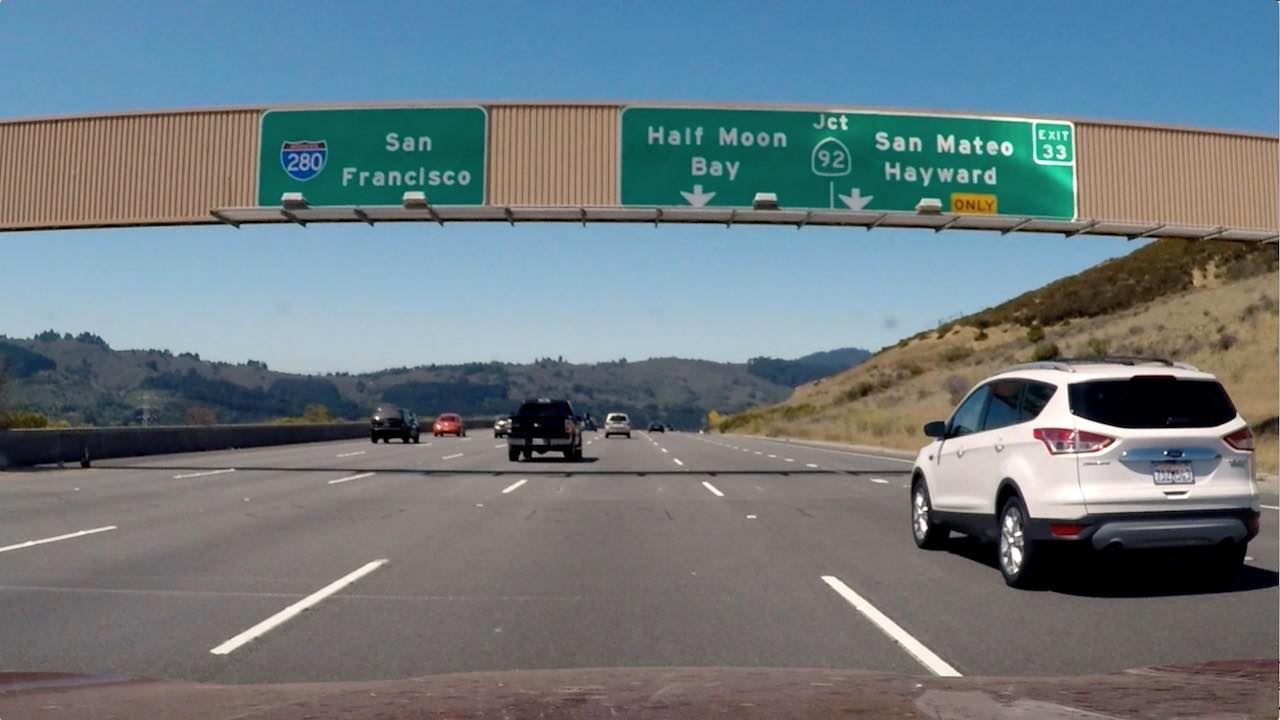
#> input picture signs_vehicles_xygrad.png, 1280 x 720 px
$ python gradient_magnitude.py   (older library calls are emulated)
#> lines starting #> are read from the running program, lines starting #| are printed output that depends on the picture; after the words box and inside, x2 and y2 are one past the last pixel; in counts of white or black regions, pixels touching at a corner belong together
import numpy as np
import cv2
import matplotlib.pyplot as plt
import matplotlib.image as mpimg
import pickle

# Read in an image
image = mpimg.imread('signs_vehicles_xygrad.png')
#> image is the input picture: shape (720, 1280, 3) float32; mean R, G, B 0.428, 0.477, 0.5

# Define a function that applies Sobel x and y,
# then computes the magnitude of the gradient
# and applies a threshold
def mag_thresh(img, sobel_kernel=3, mag_thresh=(0, 255)):
    # Apply the following steps to img
    # 1) Convert to grayscale
    # 2) Take the gradient in x and y separately
    # 3) Calculate the magnitude
    # 4) Scale to 8-bit (0 - 255) and convert to type = np.uint8
    # 5) Create a binary mask where mag thresholds are met
    # 6) Return this mask as your binary_output image

#> called with sobel_kernel = 9, mag_thresh = (30, 100)
    gray = cv2.cvtColor(img, cv2.COLOR_RGB2GRAY)
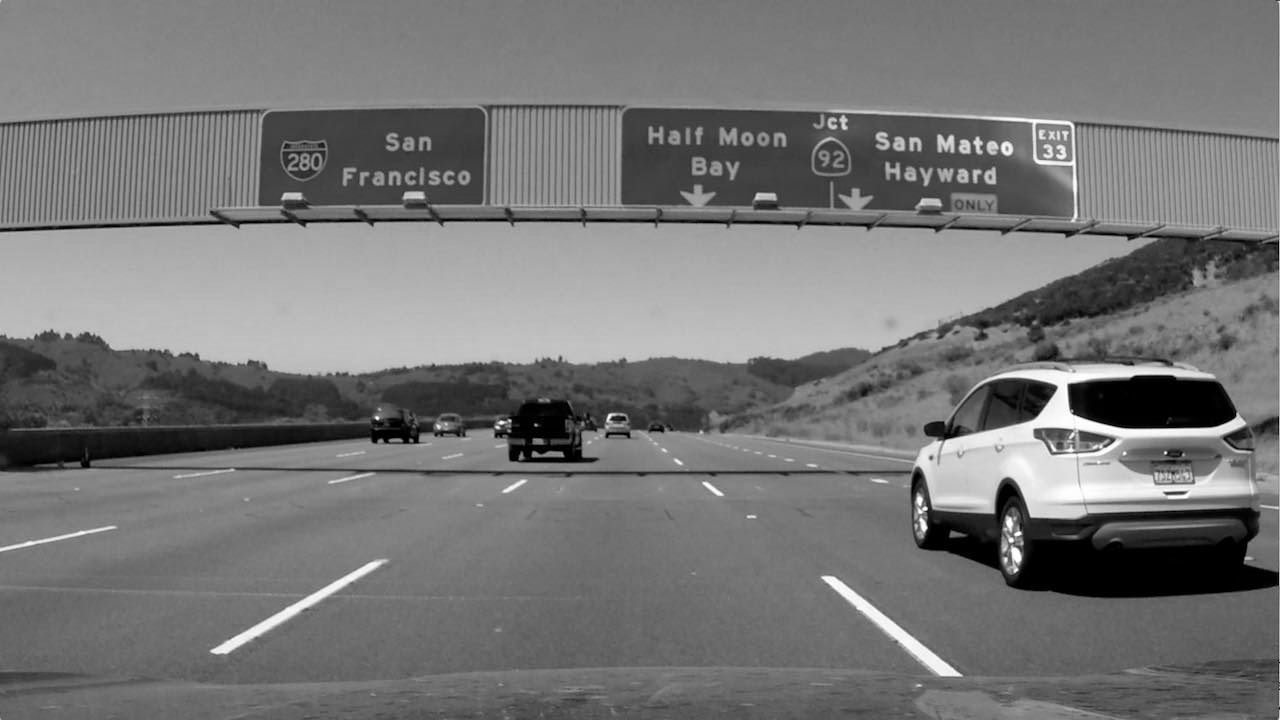
#> gray: shape (720, 1280) float32; min 0, max 0.999, mean 0.465
    sobelx = cv2.Sobel(gray,cv2.CV_64F, 1,0, ksize=sobel_kernel)
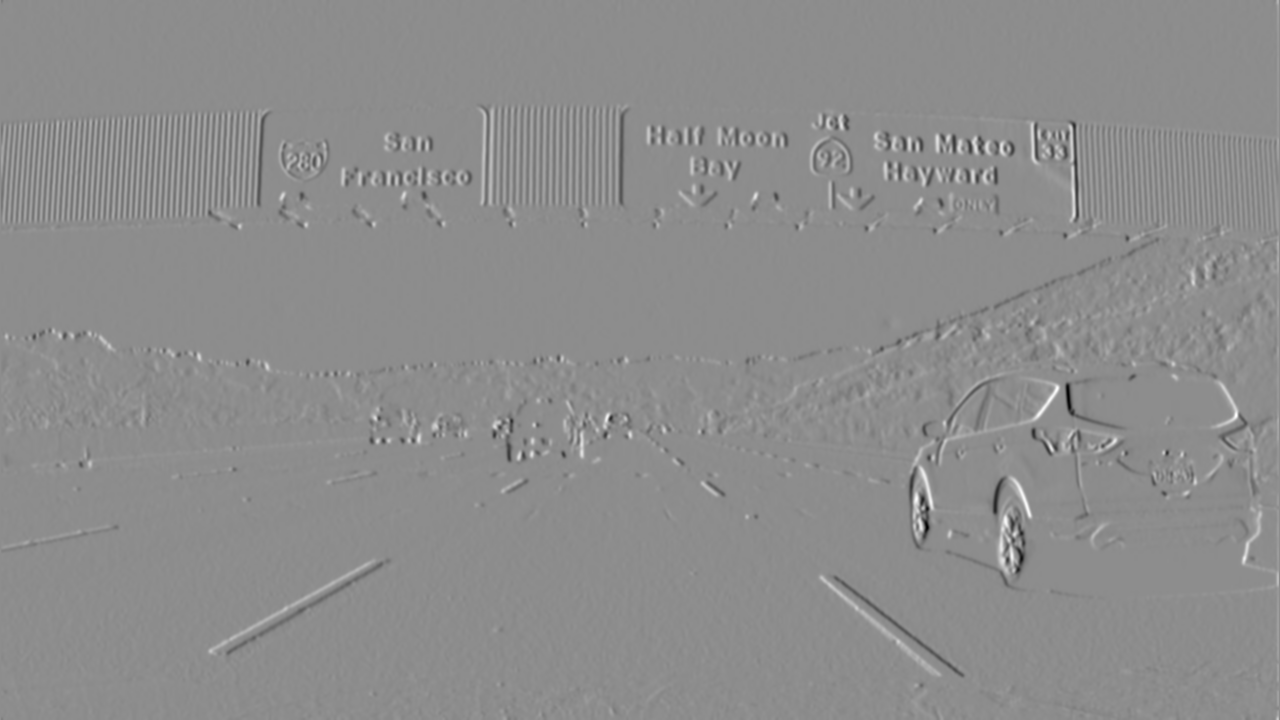
#> sobelx: shape (720, 1280) float64; min -7378.5, max 5959.2, mean 1.1; drawn with min black and max white
    sobely = cv2.Sobel(gray,cv2.CV_64F, 0,1, ksize=sobel_kernel)
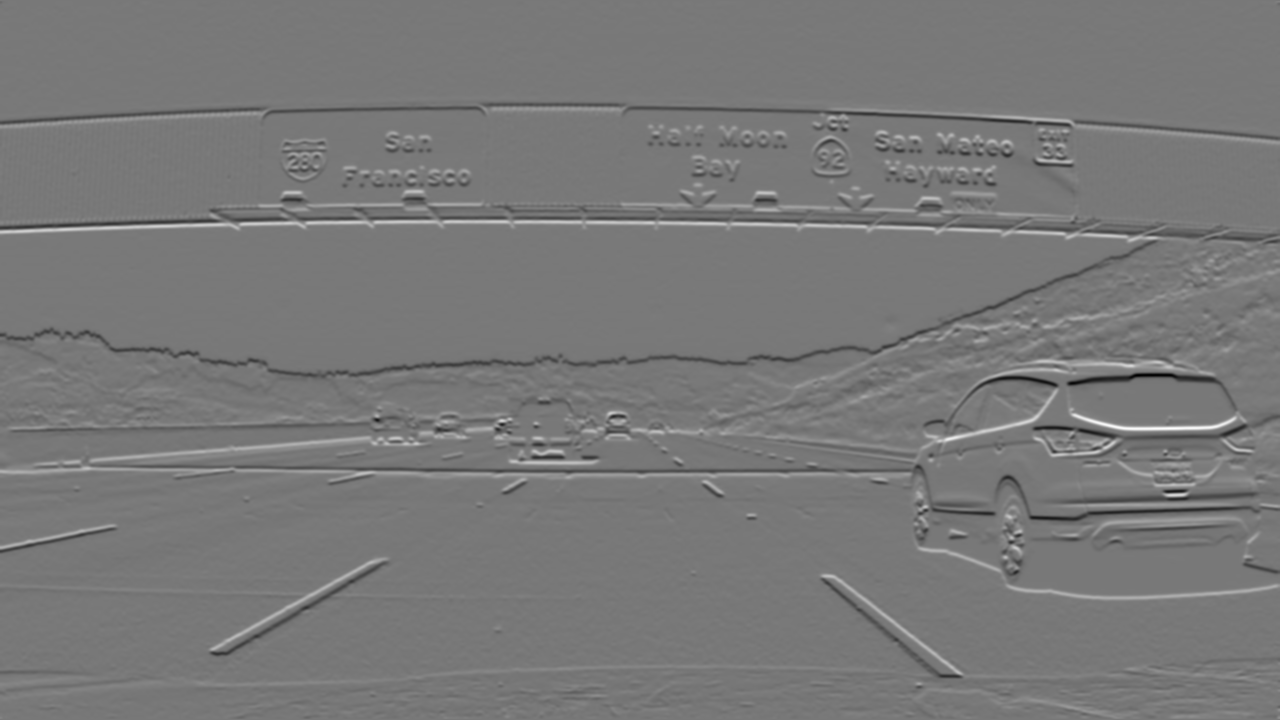
#> sobely: shape (720, 1280) float64; min -7519.7, max 8358.8, mean -4.2; drawn with min black and max white

    grad_mag = np.sqrt(sobelx**2 + sobely**2)
    grad_mag_255 = np.uint8(255*grad_mag/np.max(grad_mag))

    grad_mag_bin = np.zeros_like(grad_mag_255)
    grad_mag_bin[(grad_mag_255>=mag_thresh[0])&(grad_mag_255<=mag_thresh[1])] = 1
    return grad_mag_bin

# Run the function
mag_binary = mag_thresh(image, sobel_kernel=9, mag_thresh=(30, 100))
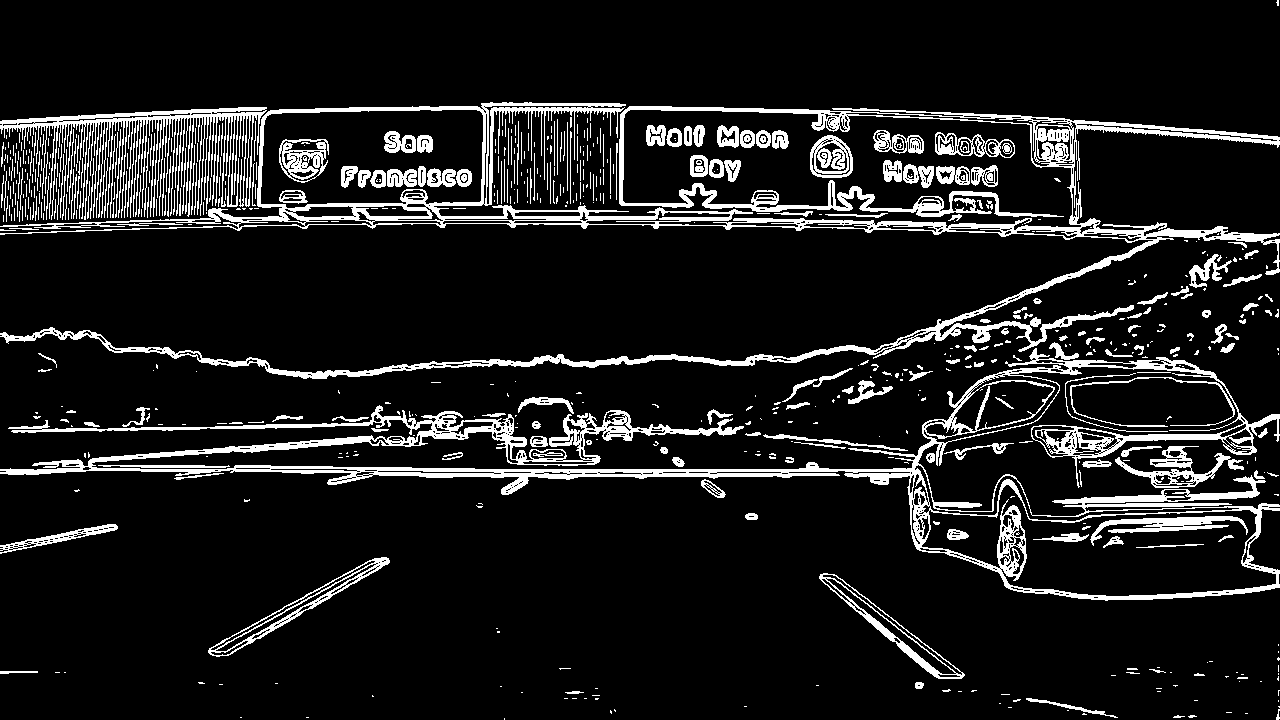
#> mag_binary: shape (720, 1280); values 0 (black) and 1 (white), 10.9% white; 667 white regions (434 under 20 px), largest, box (x1, y1, x2, y2) and area: (0, 102, 1280, 379) 31185, (0, 348, 1280, 601) 28327, (0, 107, 267, 220) 7790
# Plot the result
f, (ax1, ax2) = plt.subplots(1, 2, figsize=(24, 9))
f.tight_layout()
ax1.imshow(image)
ax1.set_title('Original Image', fontsize=20)
ax2.imshow(mag_binary, cmap='gray')
ax2.set_title('Thresholded Magnitude', fontsize=20)
plt.subplots_adjust(left=0., right=1, top=0.9, bottom=0.)
plt.show()

$ run again, with test_image2.png copied over signs_vehicles_xygrad.png
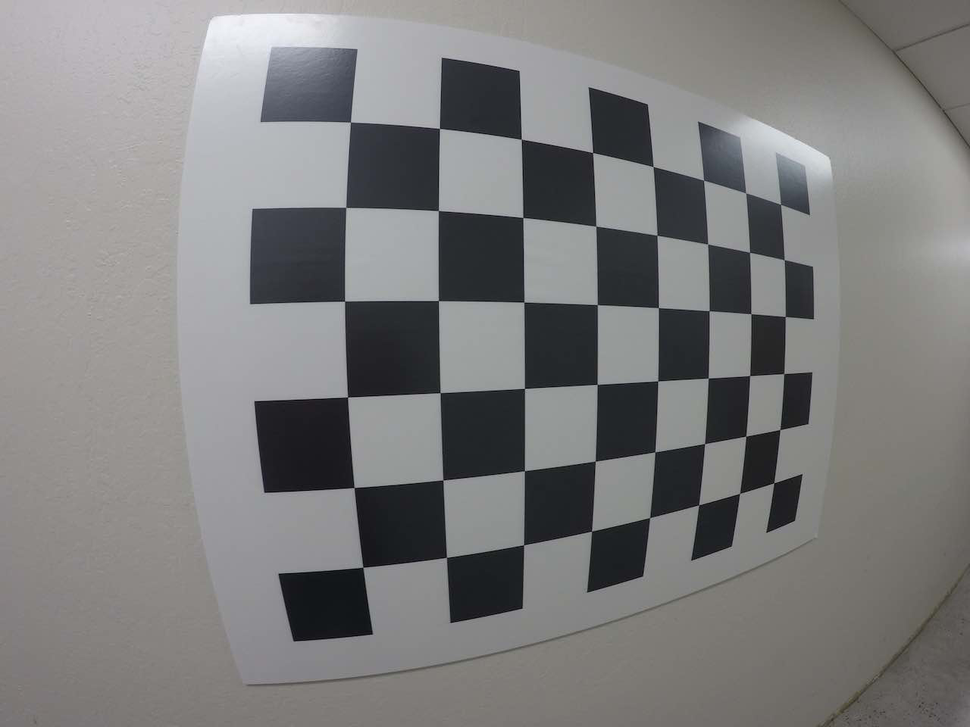
#> input picture test_image2.png, 970 x 727 px, shrunk from 1280 x 960 before the run
#> image is the input picture: shape (727, 970, 3) float32; mean R, G, B 0.492, 0.49, 0.49
#> in mag_thresh, `sobely = cv2.Sobel(gray,cv2.CV_64F, 0,1, ksize=sobel_kernel)`:
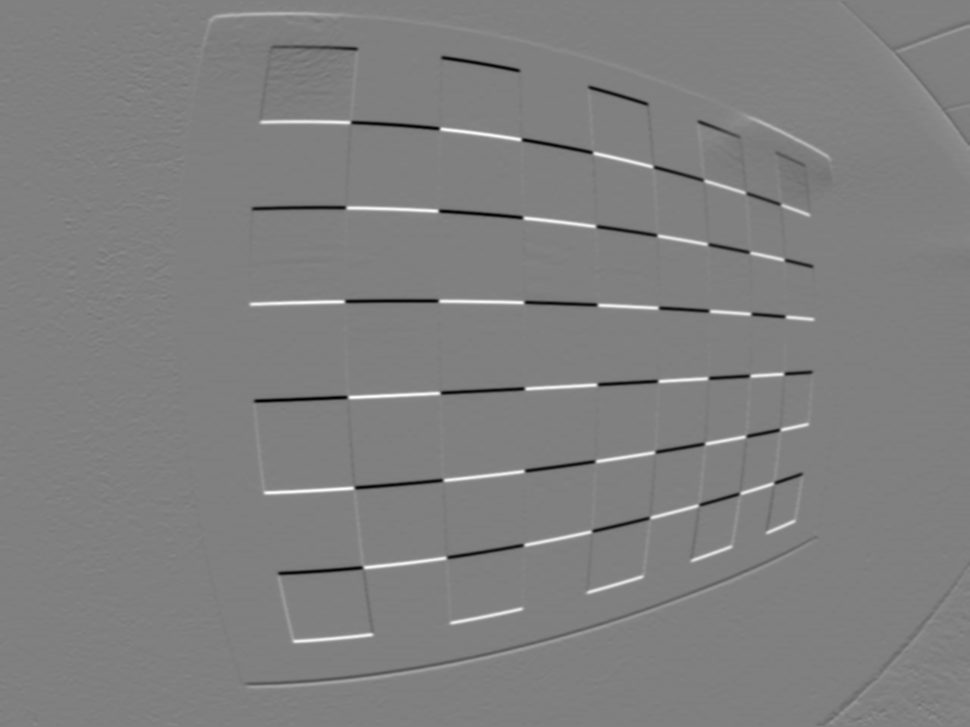
#> sobely: shape (727, 970) float64; min -4582.1, max 4510.3, mean -6.6; drawn with min black and max white
#> `mag_binary = mag_thresh(image, sobel_kernel=9, mag_thresh=(30, 100))`:
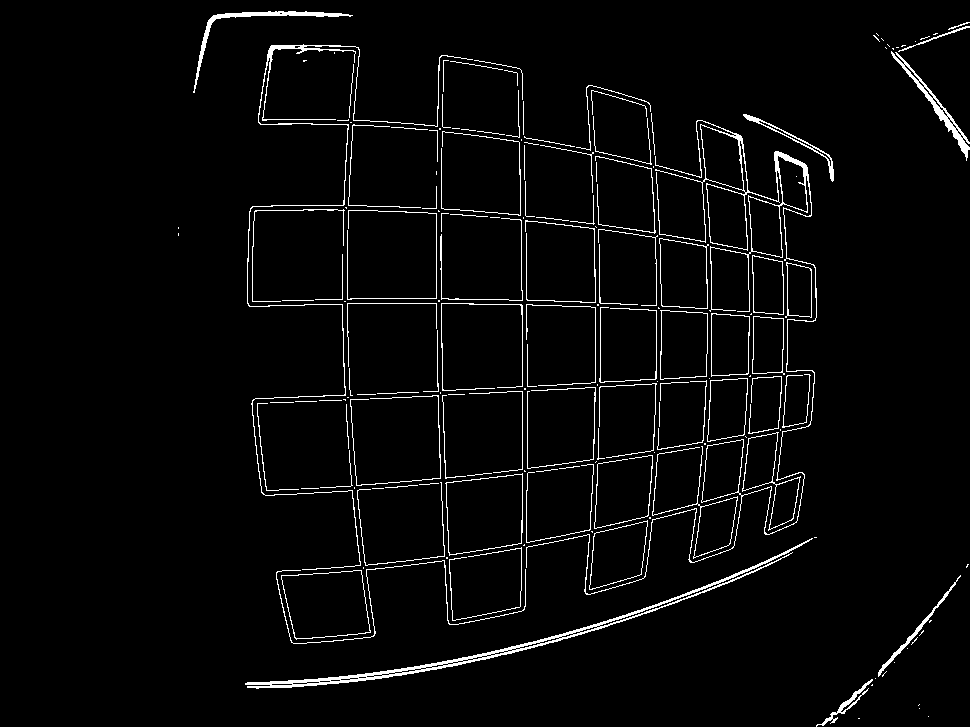
#> mag_binary: shape (727, 970); values 0 (black) and 1 (white), 3.3% white in thin lines or dots, all inside (x1, y1, x2, y2) = (178, 11, 970, 727)
